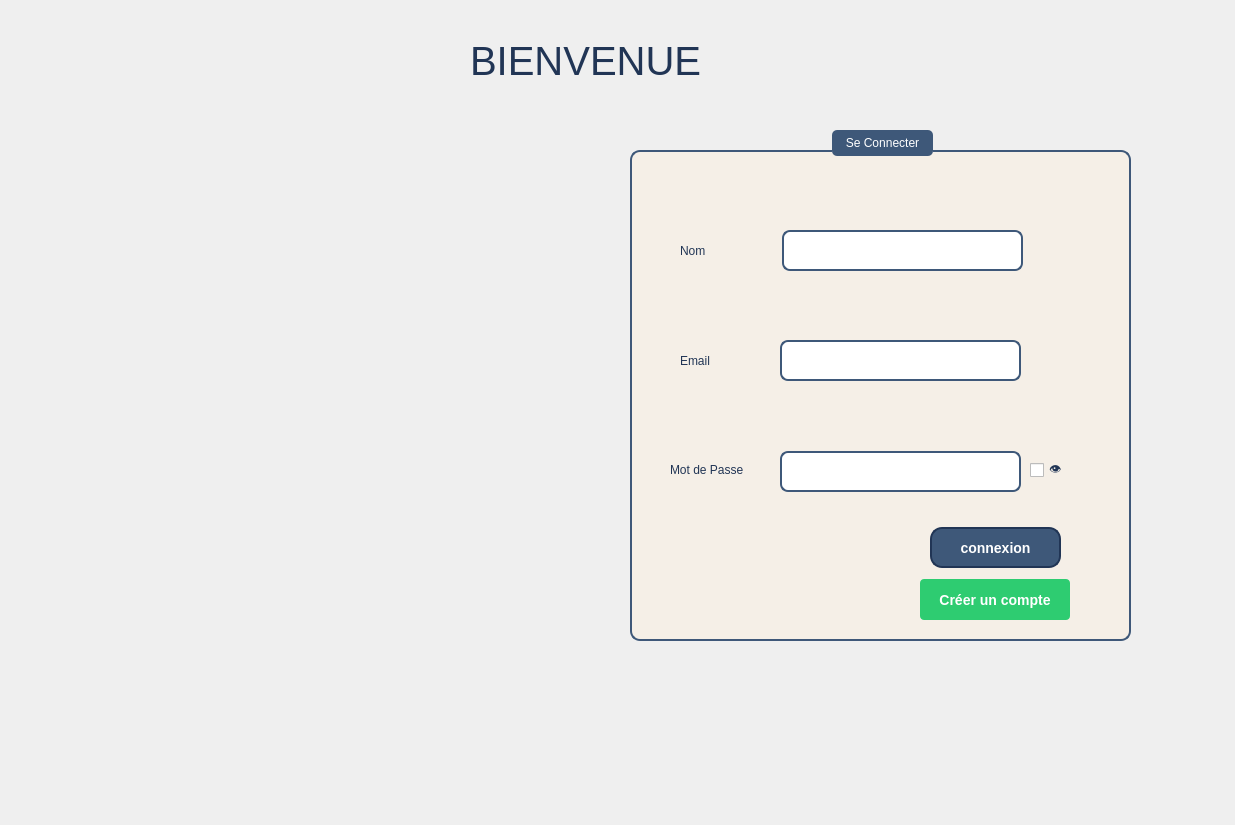
<?xml version="1.0" encoding="UTF-8"?>
<ui version="4.0">
 <class>LOGIN</class>
 <widget class="QDialog" name="LOGIN">
  <property name="geometry">
   <rect>
    <x>0</x>
    <y>0</y>
    <width>1235</width>
    <height>825</height>
   </rect>
  </property>
  <property name="windowTitle">
   <string>Dialog</string>
  </property>
  <property name="styleSheet">
   <string notr="true">/* 🌟 Global Styles */
* {
    font-family: Arial, sans-serif;
    color: #213555; /* Dark blue for text */
}

/* 🌟 Background - Soft Beige Gradient */
QWidget {
    background: qlineargradient(
        spread: pad,
        x1: 0, y1: 0,
        x2: 1, y2: 1,
        stop: 0 #f5efe7,
        stop: 1 #e6e0d7
    );
}

/* 🌟 Group Box - Forms &amp; Sections */
QGroupBox {
    background-color: #f5efe7;
    border: 2px solid #3e5879;
    border-radius: 10px;
    margin-top: 20px;
    padding: 10px;
}

QGroupBox::title {
    subcontrol-origin: margin;
    subcontrol-position: top center;
    background-color: #3e5879;
    color: white;
    padding: 6px 12px;
    border-radius: 5px;
    font-size: 14px;
    font-weight: bold;
}

/* 🌟 Input Fields */
QLineEdit,
QTextEdit,
QComboBox,
QDateEdit,
QTimeEdit {
    border: 2px solid #3e5879;
    border-radius: 8px;
    padding: 6px;
    font-size: 14px;
    background-color: #ffffff;
}

QLineEdit:focus,
QTextEdit:focus,
QComboBox:focus,
QDateEdit:focus,
QTimeEdit:focus {
    border: 2px solid #213555;
}

/* 🌟 Buttons */
QPushButton {
    background-color: #3e5879;
    color: #ffffff;
    border-radius: 12px;
    padding: 10px 20px;
    font-size: 14px;
    font-weight: bold;
    border: 2px solid #213555;
    transition: all 0.3s ease-in-out;
}

QPushButton:hover {
    background-color: #f5efe7;
    color: #213555;
    border: 2px solid #3e5879;
}

QPushButton:pressed {
    background-color: #213555;
    color: white;
    border: 2px solid #3e5879;
}

/* 🌟 Action Buttons */
QPushButton#edit {
    background-color: #3e5879;
    color: white;
    border-radius: 6px;
    padding: 6px;
}

QPushButton#delete {
    background-color: #d9534f;
    color: white;
    border-radius: 6px;
    padding: 6px;
}

QPushButton#delete:hover {
    background-color: #c9302c;
}

/* 🌟 Tables */
QTableWidget {
    border: 2px solid #3e5879;
    background-color: #f5efe7;
    gridline-color: #3e5879;
}

QHeaderView::section {
    background-color: #213555;
    color: white;
    padding: 7px;
    font-weight: bold;
    border: none;
    border-radius: 5px;
}

QTableWidget::item:hover {
    background-color: #d6cec6;
}

/* 🌟 Sidebar */
QFrame#sidebar {
    background-color: #213555;
    color: white;
    border-radius: 10px;
}

QListWidget#menu {
    background: transparent;
    color: #f5efe7;
    font-size: 14px;
    border: none;
}

QListWidget#menu::item:hover {
    background-color: #3e5879;
    color: white;
    border-radius: 5px;
    padding: 5px;
}

/* 🌟 Search Bar */
QLineEdit#searchBar {
    border: 2px solid #3e5879;
    border-radius: 8px;
    padding: 6px;
    font-size: 14px;
    background-color: #ffffff;
}

QLineEdit#searchBar:focus {
    border: 2px solid #213555;
}/* 🌟 Global Styles */
* {
    font-family: Arial, sans-serif;
    color: #213555; /* Dark blue for text */
}

/* 🌟 Background - Soft Beige Gradient */
QWidget {
    background: qlineargradient(
        spread: pad,
        x1: 0, y1: 0,
        x2: 1, y2: 1,
        stop: 0 #f5efe7,
        stop: 1 #e6e0d7
    );
}

/* 🌟 Group Box - Forms &amp; Sections */
QGroupBox {
    background-color: #f5efe7;
    border: 2px solid #3e5879;
    border-radius: 10px;
    margin-top: 20px;
    padding: 10px;
}

QGroupBox::title {
    subcontrol-origin: margin;
    subcontrol-position: top center;
    background-color: #3e5879;
    color: white;
    padding: 6px 12px;
    border-radius: 5px;
    font-size: 14px;
    font-weight: bold;
}

/* 🌟 Input Fields */
QLineEdit,
QTextEdit,
QComboBox,
QDateEdit,
QTimeEdit {
    border: 2px solid #3e5879;
    border-radius: 8px;
    padding: 6px;
    font-size: 14px;
    background-color: #ffffff;
}

QLineEdit:focus,
QTextEdit:focus,
QComboBox:focus,
QDateEdit:focus,
QTimeEdit:focus {
    border: 2px solid #213555;
}

/* 🌟 Buttons */
QPushButton {
    background-color: #3e5879;
    color: #ffffff;
    border-radius: 12px;
    padding: 10px 20px;
    font-size: 14px;
    font-weight: bold;
    border: 2px solid #213555;
    transition: all 0.3s ease-in-out;
}

QPushButton:hover {
    background-color: #f5efe7;
    color: #213555;
    border: 2px solid #3e5879;
}

QPushButton:pressed {
    background-color: #213555;
    color: white;
    border: 2px solid #3e5879;
}

/* 🌟 Action Buttons */
QPushButton#edit {
    background-color: #3e5879;
    color: white;
    border-radius: 6px;
    padding: 6px;
}

QPushButton#delete {
    background-color: #d9534f;
    color: white;
    border-radius: 6px;
    padding: 6px;
}

QPushButton#delete:hover {
    background-color: #c9302c;
}

/* 🌟 Tables */
QTableWidget {
    border: 2px solid #3e5879;
    background-color: #f5efe7;
    gridline-color: #3e5879;
}

QHeaderView::section {
    background-color: #213555;
    color: white;
    padding: 7px;
    font-weight: bold;
    border: none;
    border-radius: 5px;
}

QTableWidget::item:hover {
    background-color: #d6cec6;
}

/* 🌟 Sidebar */
QFrame#sidebar {
    background-color: #213555;
    color: white;
    border-radius: 10px;
}

QListWidget#menu {
    background: transparent;
    color: #f5efe7;
    font-size: 14px;
    border: none;
}

QListWidget#menu::item:hover {
    background-color: #3e5879;
    color: white;
    border-radius: 5px;
    padding: 5px;
}

/* 🌟 Search Bar */
QLineEdit#searchBar {
    border: 2px solid #3e5879;
    border-radius: 8px;
    padding: 6px;
    font-size: 14px;
    background-color: #ffffff;
}

QLineEdit#searchBar:focus {
    border: 2px solid #213555;
}</string>
  </property>
  <widget class="QLabel" name="label_2">
   <property name="geometry">
    <rect>
     <x>470</x>
     <y>20</y>
     <width>291</width>
     <height>81</height>
    </rect>
   </property>
   <property name="font">
    <font>
     <family>Arial</family>
     <pointsize>30</pointsize>
    </font>
   </property>
   <property name="text">
    <string>BIENVENUE</string>
   </property>
  </widget>
  <widget class="QGroupBox" name="groupBox">
   <property name="geometry">
    <rect>
     <x>630</x>
     <y>130</y>
     <width>501</width>
     <height>511</height>
    </rect>
   </property>
   <property name="title">
    <string>Se Connecter</string>
   </property>
   <widget class="QLabel" name="label_8">
    <property name="geometry">
     <rect>
      <x>50</x>
      <y>100</y>
      <width>91</width>
      <height>41</height>
     </rect>
    </property>
    <property name="text">
     <string>Nom</string>
    </property>
   </widget>
   <widget class="QLabel" name="label_9">
    <property name="geometry">
     <rect>
      <x>50</x>
      <y>210</y>
      <width>81</width>
      <height>41</height>
     </rect>
    </property>
    <property name="text">
     <string>Email</string>
    </property>
   </widget>
   <widget class="QLabel" name="label_10">
    <property name="geometry">
     <rect>
      <x>40</x>
      <y>319</y>
      <width>101</width>
      <height>41</height>
     </rect>
    </property>
    <property name="text">
     <string>Mot de Passe</string>
    </property>
   </widget>
   <widget class="QLineEdit" name="lineEdit_username">
    <property name="geometry">
     <rect>
      <x>152</x>
      <y>100</y>
      <width>241</width>
      <height>41</height>
     </rect>
    </property>
   </widget>
   <widget class="QLineEdit" name="mail">
    <property name="geometry">
     <rect>
      <x>150</x>
      <y>210</y>
      <width>241</width>
      <height>41</height>
     </rect>
    </property>
   </widget>
   <widget class="QLineEdit" name="lineEdit_password">
    <property name="geometry">
     <rect>
      <x>150</x>
      <y>321</y>
      <width>241</width>
      <height>41</height>
     </rect>
    </property>
    <property name="echoMode">
     <enum>QLineEdit::EchoMode::Password</enum>
    </property>
   </widget>
   <widget class="QPushButton" name="btnLogin">
    <property name="geometry">
     <rect>
      <x>300</x>
      <y>397</y>
      <width>131</width>
      <height>41</height>
     </rect>
    </property>
    <property name="text">
     <string>connexion</string>
    </property>
   </widget>
   <widget class="QPushButton" name="btnCreateAccount">
    <property name="geometry">
     <rect>
      <x>290</x>
      <y>449</y>
      <width>150</width>
      <height>41</height>
     </rect>
    </property>
    <property name="styleSheet">
     <string notr="true">
            QPushButton {
                background-color: #2ecc71;
                color: white;
                border: none;
                padding: 8px 16px;
                border-radius: 4px;
                font-weight: bold;
            }
            QPushButton:hover {
                background-color: #27ae60;
            }
        </string>
    </property>
    <property name="text">
     <string>Créer un compte</string>
    </property>
   </widget>
   <widget class="QCheckBox" name="showPasswordCheckbox">
    <property name="geometry">
     <rect>
      <x>400</x>
      <y>320</y>
      <width>51</width>
      <height>41</height>
     </rect>
    </property>
    <property name="text">
     <string>👁️</string>
    </property>
   </widget>
   <widget class="QWidget" name="verticalLayoutWidget_2">
    <property name="geometry">
     <rect>
      <x>80</x>
      <y>400</y>
      <width>160</width>
      <height>80</height>
     </rect>
    </property>
    <layout class="QVBoxLayout" name="btnForgotPassword"/>
   </widget>
  </widget>
  <widget class="QLabel" name="label_16">
   <property name="geometry">
    <rect>
     <x>90</x>
     <y>150</y>
     <width>501</width>
     <height>491</height>
    </rect>
   </property>
   <property name="cursor">
    <cursorShape>PointingHandCursor</cursorShape>
   </property>
   <property name="styleSheet">
    <string notr="true">image: url(C:/Users/youss/OneDrive/Desktop/Sch/ProjC++/7.png);</string>
   </property>
   <property name="frameShape">
    <enum>QFrame::Shape::NoFrame</enum>
   </property>
   <property name="frameShadow">
    <enum>QFrame::Shadow::Plain</enum>
   </property>
   <property name="text">
    <string/>
   </property>
   <property name="pixmap">
    <pixmap>../../7.png</pixmap>
   </property>
   <property name="scaledContents">
    <bool>true</bool>
   </property>
   <property name="wordWrap">
    <bool>false</bool>
   </property>
   <property name="openExternalLinks">
    <bool>false</bool>
   </property>
  </widget>
 </widget>
 <resources/>
 <connections/>
</ui>
